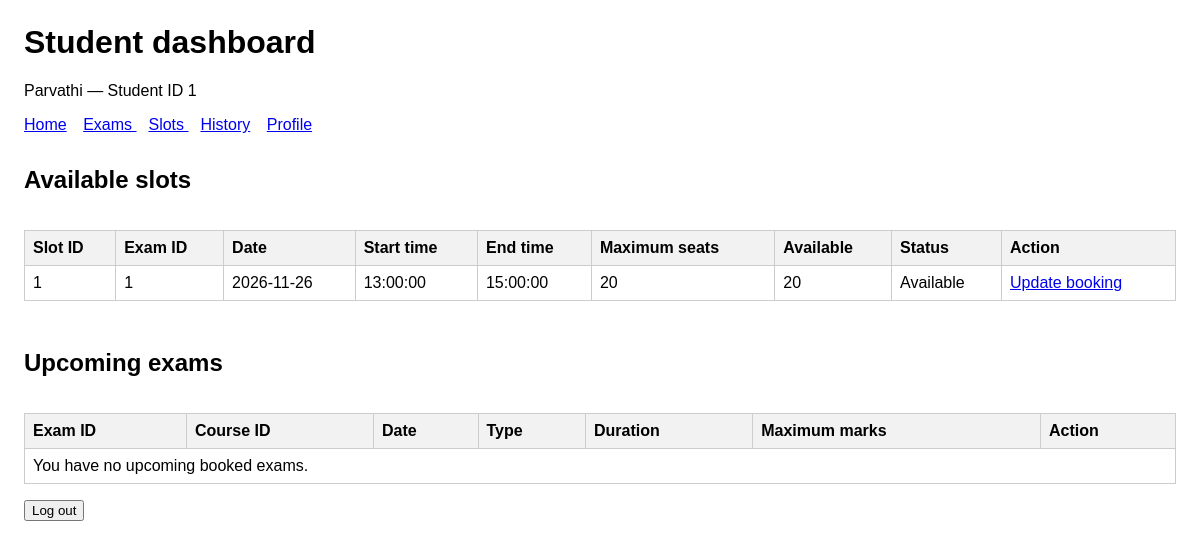
The page /student/dashboard (signed in) on the database its author committed.
### tables this page shows
CREATE TABLE student (
            student_id INTEGER PRIMARY KEY,

            user_id INTEGER NOT NULL
                REFERENCES users(user_id),

            name TEXT NOT NULL
                CHECK (length(trim(name)) BETWEEN 1 AND 150),

            contact_details TEXT,

            status TEXT
                CHECK (length(status) <= 200)
        );

CREATE TABLE examination_slot (
            slot_id INTEGER PRIMARY KEY,

            exam_id INTEGER NOT NULL
                REFERENCES examination(exam_id),

            examiner_id INTEGER
                REFERENCES examiner_profile(examiner_id),

            slot_date TEXT NOT NULL
                CHECK (
                    length(slot_date) = 10
                    AND date(slot_date, '+0 days') IS slot_date
                ),

            start_time TEXT NOT NULL
                CHECK (
                    length(start_time) = 8
                    AND time(start_time) IS start_time
                    AND start_time BETWEEN '00:00:00' AND '23:59:59'
                ),

            end_time TEXT NOT NULL
                CHECK (
                    length(end_time) = 8
                    AND time(end_time) IS end_time
                    AND end_time BETWEEN '00:00:00' AND '23:59:59'
                ),

            max_student_capacity INTEGER NOT NULL
                CHECK (
                    typeof(max_student_capacity) = 'integer'
                    AND max_student_capacity > 0
                ),

            available_seats INTEGER NOT NULL
                CHECK (
                    typeof(available_seats) = 'integer'
                    AND available_seats >= 0
                ),

            status TEXT NOT NULL
                CHECK (
                    status IN ('Available', 'Full', 'Cancelled', 'Completed')
                ),

            CHECK (end_time > start_time),

            CHECK (available_seats <= max_student_capacity)
        );

### app.py (the view)
@app.route("/student/dashboard")
@require_role("Student")
def student_dashboard():
    section = request.args.get("section", "home")
    if section not in ("home", "exams", "slots"):
        abort(400)
    now = datetime.now()
    today = now.date().isoformat()
    with closing(sqlite3.connect(database_path)) as database:
        database.row_factory = sqlite3.Row
        student = database.execute(
            "SELECT * FROM student WHERE user_id = ?",
            (g.user["user_id"],)
        ).fetchone()
        if student is None:
            abort(403)
        bookings = database.execute(
            """
            SELECT
                booking.*,
                examination_slot.exam_id,
                examination_slot.slot_date,
                examination_slot.start_time,
                examination.course_id,
                examination.exam_name,
                examination.exam_type,
                examination.duration,
                examination.max_marks
            FROM booking
            JOIN examination_slot
                ON examination_slot.slot_id = booking.slot_id
            JOIN examination
                ON examination.exam_id = examination_slot.exam_id
            WHERE booking.student_id = ?
            ORDER BY examination_slot.slot_date,
                     examination_slot.start_time
            """,
            (student["student_id"],)
        ).fetchall()
        booked_by_slot = {
            booking["slot_id"]: booking
            for booking in bookings
            if booking["status"] == "Booked"
        }
        booked_exam_ids = {
            booking["exam_id"]
            for booking in bookings
            if booking["status"] in ("Booked", "Completed")
        }
        rows = database.execute(
            """
            SELECT
                s.*,
                e.status AS exam_status,
                e.slot_booking_start_date,
                e.slot_booking_end_date,
                c.status AS course_status,
                ep.status AS examiner_status,
                u.role AS examiner_role,
                (
                    SELECT COUNT(*)
                    FROM booking b
                    WHERE b.slot_id = s.slot_id
                      AND b.status IN ('Booked', 'Completed')
                ) AS occupied
            FROM examination_slot s
            JOIN examination e ON e.exam_id = s.exam_id
            JOIN course c ON c.course_id = e.course_id
            LEFT JOIN examiner_profile ep
                ON ep.examiner_id = s.examiner_id
            LEFT JOIN users u ON u.user_id = ep.user_id
            WHERE s.slot_date >= ?
              AND s.status IN ('Available', 'Full')
            ORDER BY s.slot_date, s.start_time
            """,
            (today,)
        ).fetchall()
    slots = []
    for row in rows:
        slot = dict(row)
        starts_at = datetime.fromisoformat(
            slot["slot_date"] + "T" + slot["start_time"]
        )
        if starts_at <= now:
            continue
        slot["remaining"] = max(
            0, slot["max_student_capacity"] - slot["occupied"]
        )
        own_booking = booked_by_slot.get(slot["slot_id"])
        slot["booking_id"] = (
            own_booking["booking_id"] if own_booking else None
        )
        booking_start = slot["slot_booking_start_date"]
        booking_end = slot["slot_booking_end_date"]
        period_open = bool(
            booking_start
            and booking_end
            and booking_start <= today <= booking_end
        )
        slot["can_book"] = (
            own_booking is None
            and slot["exam_id"] not in booked_exam_ids
            and slot["status"] == "Available"
            and slot["remaining"] > 0
            and slot["course_status"] == "Active"
            and slot["exam_status"] == "Booking Open"
            and period_open
            and slot["examiner_id"] is not None
            and slot["examiner_status"] == "Approved"
            and slot["examiner_role"] == "Examiner"
        )
        slot["can_cancel"] = bool(
            own_booking
            and booking_end
            and today <= booking_end
        )
        slots.append(slot)
    upcoming = [
        booking
        for booking in bookings
        if booking["status"] == "Booked"
        and datetime.fromisoformat(
            booking["slot_date"] + "T" + booking["start_time"]
        ) > now
    ]
    return render_template(
        "student_dashboard.html",
        student=student,
        slots=slots,
        upcoming=upcoming,
        section=section,
        endpoints=set(app.view_functions)
    )

### app.py (called while the page is built, shortened)
def account_is_enabled(database, user):
    if user["role"] == "Admin":
        return True
    if user["role"] == "Student":
        profile = database.execute(
            "SELECT status FROM student WHERE user_id = ?",
            (user["user_id"],)
        ).fetchone()
        return profile is not None and profile["status"] == "Active"

@app.before_request
def load_logged_in_user():
    g.user = None
    user_id = session.get("user_id")
    if user_id is None:
        return
    with closing(sqlite3.connect(database_path)) as database:
        database.row_factory = sqlite3.Row
        user = database.execute(
            "SELECT * FROM users WHERE user_id = ?",
            (user_id,)
        ).fetchone()
        if user is None or not account_is_enabled(database, user):
            session.clear()
            return
        g.user = user

def require_role(*allowed_roles):
    def decorate(view_function):
        @wraps(view_function)
        def wrapped_view(*args, **kwargs):
            if g.user is None:
                return redirect(url_for("home"))
            if g.user["role"] not in allowed_roles:
                abort(403)
            return view_function(*args, **kwargs)
        return wrapped_view
    return decorate

### templates/student_dashboard.html (shortened to what this page needs)
<!doctype html>
<html lang="en">
<head>
</head>
<body>
    <h1>Student dashboard</h1>
    <p>
        {{ student['name'] }}
        — Student ID {{ student['student_id'] }}
    </p>
    <nav>
        <a href="{{ url_for('student_dashboard') }}">Home</a>
        <a href="{{ url_for('student_dashboard', section='exams') }}">
            Exams
        </a>
        <a href="{{ url_for('student_dashboard', section='slots') }}">
            Slots
        </a>
        {% if 'student_history' in endpoints %}
            <a href="{{ url_for('student_history') }}">History</a>
        {% else %}
            <button type="button" disabled>History</button>
        {% endif %}
        {% if 'student_profile_page' in endpoints %}
            <a href="{{ url_for('student_profile_page') }}">Profile</a>
        {% else %}
            <button type="button" disabled>Profile</button>
        {% endif %}
    </nav>
    {% if section in ('home', 'slots') %}
        <section>
            <h2>Available slots</h2>
            <div class="table-container">
                <table>
                    <thead>
                        <tr>
                            <th>Slot ID</th>
                            <th>Exam ID</th>
                            <th>Date</th>
                            <th>Start time</th>
                            <th>End time</th>
                            <th>Maximum seats</th>
                            <th>Available</th>
                            <th>Status</th>
                            <th>Action</th>
                        </tr>
                    </thead>
                    <tbody>
                        {% for slot in slots %}
                            <tr>
                                <td>{{ slot['slot_id'] }}</td>
                                <td>{{ slot['exam_id'] }}</td>
                                <td>{{ slot['slot_date'] }}</td>
                                <td>{{ slot['start_time'] }}</td>
                                <td>{{ slot['end_time'] }}</td>
                                <td>{{ slot['max_student_capacity'] }}</td>
                                <td>{{ slot['remaining'] }}</td>
                                <td>{{ slot['status'] }}</td>
                                <td>
                                    <a href="{{ url_for(
                                        'student_update_booking',
                                        slot_id=slot['slot_id']
                                    ) }}">
                                        Update booking
                                    </a>
                                </td>
                            </tr>
                        {% else %}
                            <tr>
                                <td colspan="9">
                                    No upcoming slots available.
                                </td>
                            </tr>
                        {% endfor %}
                    </tbody>
                </table>
            </div>
        </section>
    {% endif %}
    {% if section in ('home', 'exams') %}
        <section>
            <h2>Upcoming exams</h2>
            <div class="table-container">
                <table>
                    <thead>
                        <tr>
                            <th>Exam ID</th>
                            <th>Course ID</th>
                            <th>Date</th>
                            <th>Type</th>
                            <th>Duration</th>
                            <th>Maximum marks</th>
                            <th>Action</th>
                        </tr>
                    </thead>
                    <tbody>
                        {% for exam in upcoming %}
                            <tr>
                                <td>{{ exam['exam_id'] }}</td>
                                <td>{{ exam['course_id'] }}</td>
                                <td>
                                    {{ exam['slot_date'] }}
                                    {{ exam['start_time'] }}
                                </td>
                                <td>{{ exam['exam_type'] }}</td>
                                <td>{{ exam['duration'] }} minutes</td>
                                <td>{{ exam['max_marks'] }}</td>
                                <td>
                                    {% if 'student_exam_details'
                                        in endpoints %}
                                        <a href="{{ url_for(
                                            'student_exam_details',
                                            exam_id=exam['exam_id']
                                        ) }}">
                                            View
                                        </a>
                                    {% else %}
                                        <button type="button" disabled>
                                            View
                                        </button>
                                    {% endif %}
                                </td>
                            </tr>
                        {% else %}
                            <tr>
                                <td colspan="7">
                                    You have no upcoming booked exams.
                                </td>
                            </tr>
                        {% endfor %}
                    </tbody>
                </table>
            </div>
        </section>
    {% endif %}
    <form method="post" action="{{ url_for('logout') }}">
        <button type="submit">Log out</button>
    </form>
</body>
</html>

### templates/student_dashboard.html (style rules this page uses)
body { font-family: Arial, sans-serif; margin: 24px; }
nav a, nav button { margin-right: 12px; }
table { border-collapse: collapse; width: 100%; margin: 16px 0; }
th, td { border: 1px solid #ccc; padding: 8px; text-align: left; }
th { background: #f2f2f2; }
section { margin-top: 32px; }
.table-container { overflow-x: auto; }

### rows shown on the page
student: name "Parvathi", student_id "1"
examination_slot: slot_id "1", exam_id "1", slot_date "2026-11-26", start_time "13:00:00", end_time "15:00:00", max_student_capacity "20", remaining "20", status "Available"
